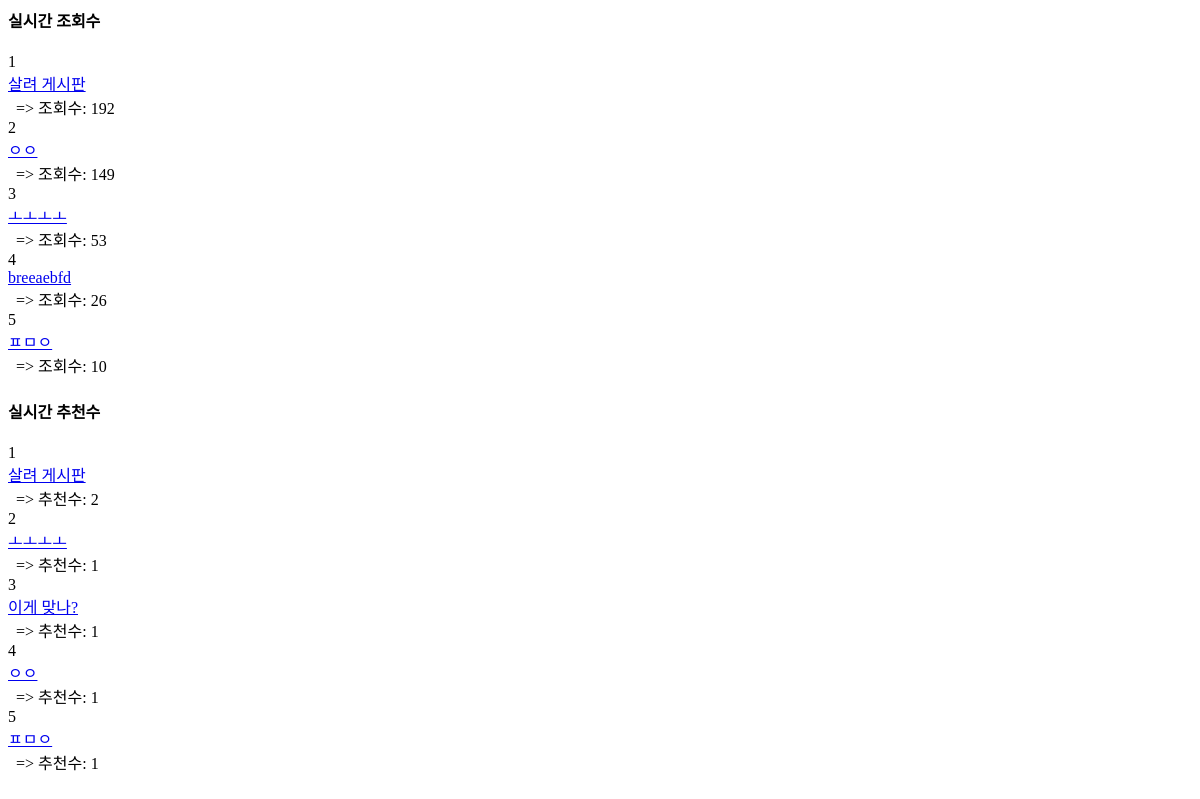
The app's page /book/ranking_update/, older data.
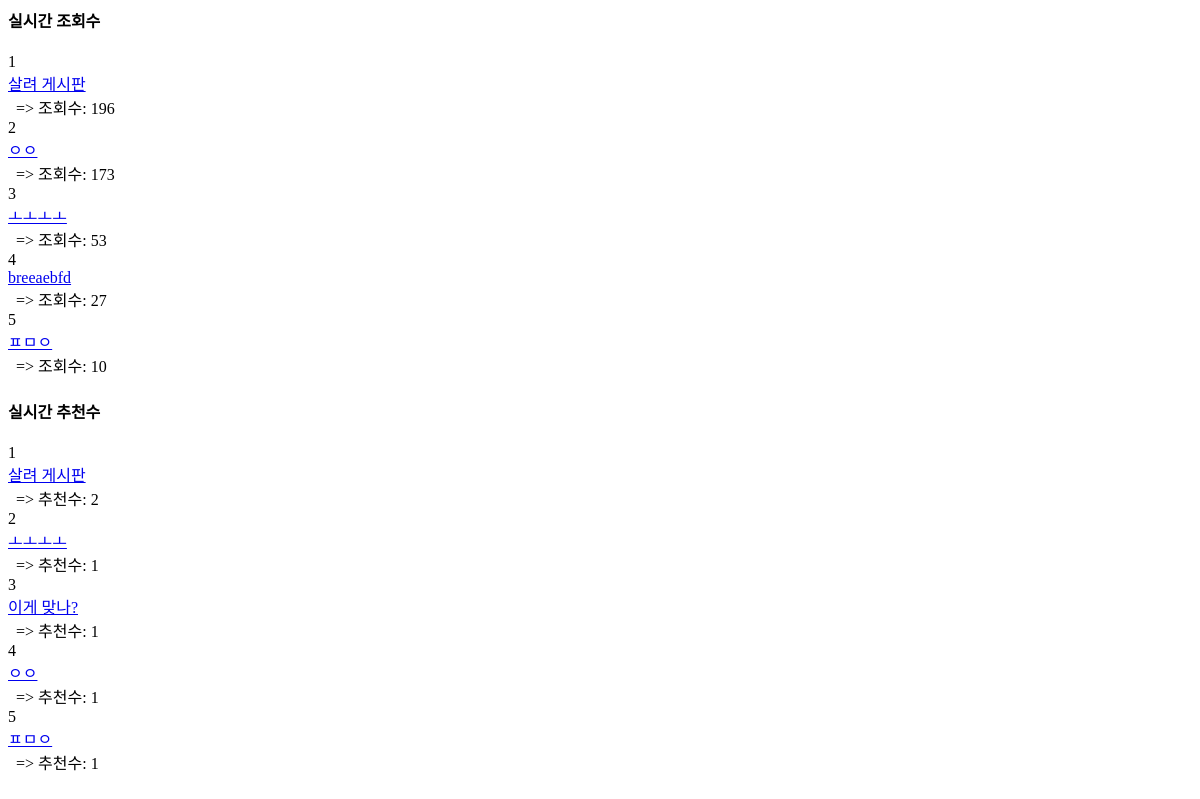
The same page, newer data.
### book/models.py (models this page shows, shortened)
class Post_information(models.Model):
    STATUS_CHOICES = [
        ('published', '공개'),
        ('unpublished', '비공개'),
    ]
    title = models.CharField(max_length=255, null=False)                  # 제목
    content = models.TextField(null=False)                                # 내용
    category = models.CharField(max_length=100, blank=True)               # 카테고리
    status = models.CharField(max_length=20, choices=STATUS_CHOICES, default='published')  # 상태
    author = models.ForeignKey(User_information, on_delete=models.CASCADE)  # 작성자
    like_users = models.ManyToManyField(User_information,default=1, related_name='post_like_user',blank =True)
    created_at = models.DateTimeField(auto_now_add=True)                  # 작성일
    updated_at = models.DateTimeField(auto_now=True)                      # 수정일
    tags = models.ManyToManyField('Tag', blank=True)  # 태그 추가
    views = models.IntegerField(default=0)  #조회수

### book/views.py (the view)
# urls.py: path('ranking_update/', views.ranking_update, name='ranking_update'),
def ranking_update(request):
    ranking = Post_information.objects.order_by('-views')[:5]
    like_ranking = Post_information.objects.all().annotate(like_count=Count('like_users')).order_by('-like_count')[:5]
    return render(request, 'book/ranking_list.html', {'rank': ranking,'like_rank':like_ranking})

### book/templates/book/ranking_list.html
<div class="ranking-sections">
    <div class="ranking-section views-section">
        <h4>실시간 조회수</h4>
        <div class="rankings">
            {% for post in rank %}
            <div class="ranking-item rank-{{ forloop.counter }}">
                <div class="rank-number">{{ forloop.counter }}</div>
                <div class="rank-title"><a href="{% url 'post_detail' post.id %}">{{ post.title }}</a></div>
                <div class="rank-views"> &nbsp; => 조회수: {{ post.views }}</div>
            </div>
            {% endfor %}
        </div>
    </div>
    <div class="ranking-section likes-section">
        <h4>실시간 추천수</h4>
        <div class="rankings">
            {% for post in like_rank %}
            <div class="ranking-item rank-{{ forloop.counter }}">
                <div class="rank-number">{{ forloop.counter }}</div>
                <div class="rank-title"><a href="{% url 'post_detail' post.id %}">{{ post.title }}</a></div>
                <div class="rank-likes"> &nbsp; => 추천수: {{ post.like_count }}</div>
            </div>
            {% endfor %}
        </div>
    </div>
</div>

Row changes from the older to the newer data that the page shows:
changed Post_information "살려 게시판": views "192" → "196"
changed Post_information "ㅇㅇ": views "149" → "173"
changed Post_information "breeaebfd": views "26" → "27"
